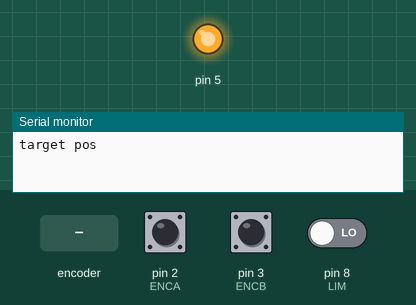
Recording of a sketch running on a simulated Arduino Uno, built with avr-gcc and run on an emulated ATmega328P. Shown: output pins drawn as LEDs (lit = HIGH), the last lines printed to the serial monitor. The inputs (shaded band) are chosen by the test bench; at power-on: pin 8 (LIM) LOW, pin 2 (ENCA) HIGH, pin 3 (ENCB) HIGH.

Above: at 1.2 s.
1.3 s: pin 8 (LIM) driven HIGH
At 2.0 s:
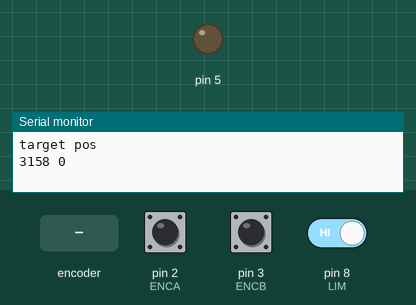
2.8 s: rotary encoder on pin 2 (ENCA) / pin 3 (ENCB) turned 1 step (first pin leading)
At 7.0 s:
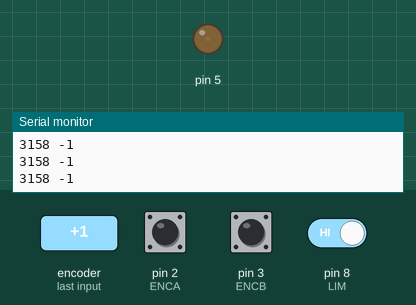
Timing chart, 0 to 8.5 s (numbered marks = the images above; inputs shaded):
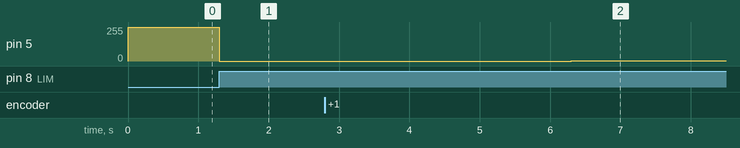

The sketch:

motor_control.ino
```cpp
#define ENCA 2
#define ENCB 3
#define PWM 5
#define IN2 6
#define IN1 7
#define LIM 8

int pos = 0;
long prevT = 0;
float eprev = 0;
float eintegral = 0;

int set_pwm = 255;
int num_bin = 4;            // number of bin
float ppr_dist = 62.832;         //แก้เป็นระยะที่วัดได้จากโลกจริง เป็นหน่วย มม. !!!!!!!!!!!!!!!!!!!!!!!!!!!!!
float ppr_tig = 675;          //ค่าที่ปริ้นท์จากโค้ด test_enc !!!!!!!!!!!!!!!!!!!!!!!!!!!
float bin_dist = 294;       //(295)distance between bin to bin, unit = mm


void setup() {
  Serial.begin(9600);
  pinMode(LIM, INPUT);

  pinMode(ENCA, INPUT);
  pinMode(ENCB, INPUT);

  attachInterrupt(digitalPinToInterrupt(ENCA), readEncoder, RISING);
  Serial.println("target pos");
}

void loop() {
  int state = 1;
  int limit_check = digitalRead(LIM);
  if (limit_check == 1) {
    while (state <= num_bin) {

      // PID constants
      float kp = 1;
      float kd = 0.025;
      float ki = 0.0;

      // time difference
      long currT = micros();
      float deltaT = ((float) (currT - prevT)) / ( 1.0e6 );
      prevT = currT;

      // error
      int e = pos - pprToGoal()*(state-1);

      // derivative
      float dedt = (e - eprev) / (deltaT);

      // integral
      eintegral = eintegral + e * deltaT;

      // control signal
      float u = kp * e + kd * dedt + ki * eintegral;

      // motor power
      float pwr = fabs(u);
      if ( pwr > 255 ) {
        pwr = 255;
      }

      // motor direction
      int dir = 1;
      if (u < 0) {
        dir = -1;
      }

      // signal the motor
      setMotor(dir, pwr, PWM, IN1, IN2);

      // store previous error
      eprev = e;

      Serial.print(pprToGoal());
      Serial.print(" ");
      Serial.print(pos);
      Serial.println();
      if (e == 0) {
        setMotor(0, 0, PWM, IN1, IN2);
        delay(5000);
        state++;
        break;
      }
    }
  }
  else if (limit_check == 0) {
    setMotor(-1, set_pwm, PWM, IN1, IN2);
  }
//  else {
//    setMotor(0, 0, PWM, IN1, IN2);
//
//  }
}

void setMotor(int dir, int pwmVal, int pwm, int in1, int in2) {
  analogWrite(pwm, pwmVal);
  if (dir == 1) {
    digitalWrite(in1, HIGH);
    digitalWrite(in2, LOW);
  }
  else if (dir == -1) {
    digitalWrite(in1, LOW);
    digitalWrite(in2, HIGH);
  }
  else {
    digitalWrite(in1, LOW);
    digitalWrite(in2, LOW);
  }
}
int pprToGoal() {
  float target = (ppr_tig / ppr_dist) * bin_dist;
  return (target);
}
void readEncoder() {
  int b = digitalRead(ENCB);
  if (b > 0) {
    pos++;
  }
  else {
    pos--;
  }
}
```

Measured:
- after the input at 1.3 s, pin 5: 255/255 → 0/255 at once
- after the input at 2.8 s, pin 5: 0/255 → 1/255 after 3.5 s
